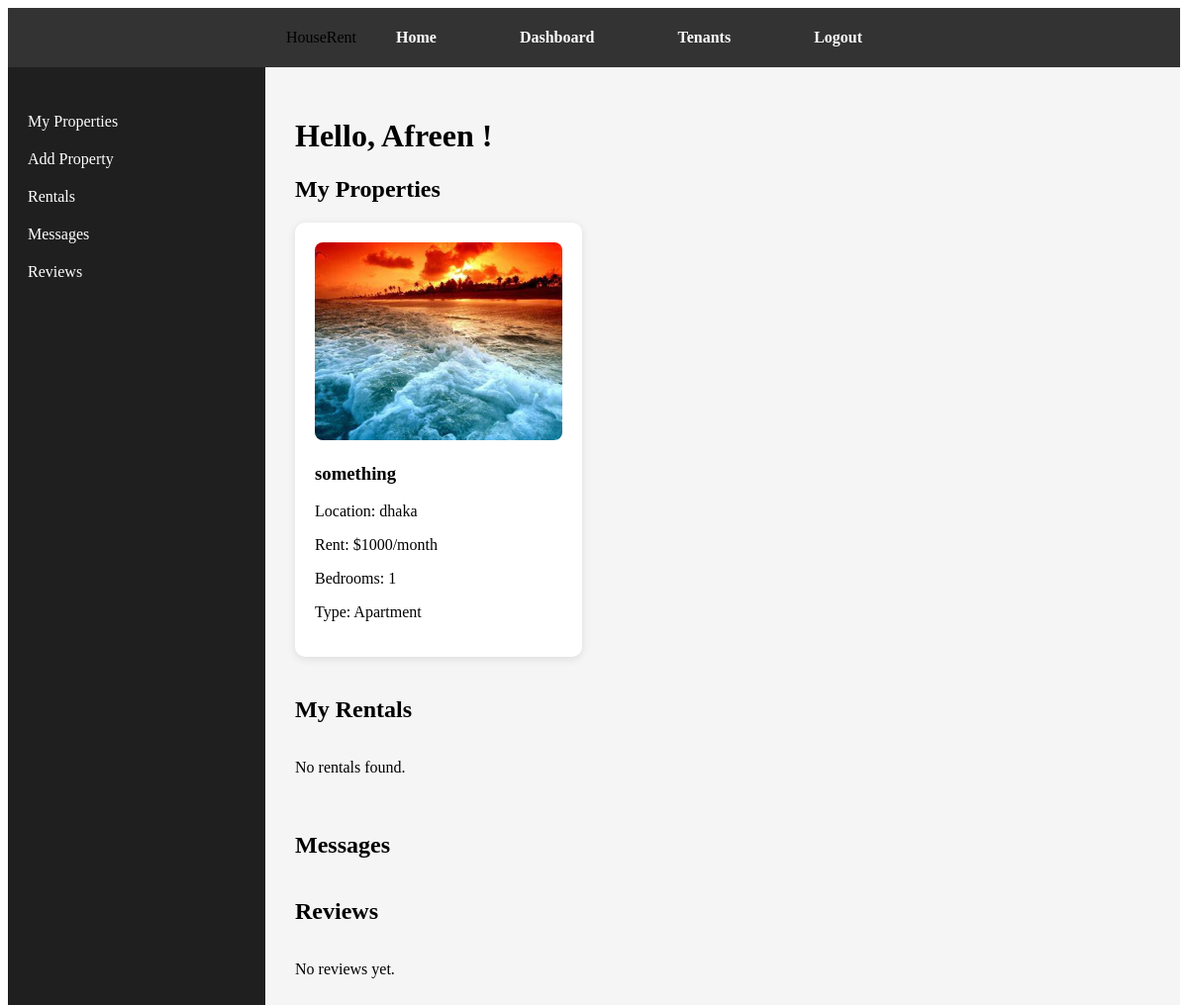
Page /php/landlord.php (signed in) on the committed database.
### tables this page shows
CREATE TABLE `properties` (
  `id` int(11) NOT NULL,
  `property_name` varchar(255) NOT NULL,
  `location` varchar(255) NOT NULL,
  `rent` int(11) NOT NULL,
  `landlord` varchar(100) NOT NULL,
  `image` varchar(255) DEFAULT NULL,
  `bedrooms` int(11) DEFAULT 1,
  `property_type` varchar(50) DEFAULT 'Apartment',
  `description` text DEFAULT NULL,
  `available` tinyint(1) DEFAULT 1,
  `posted_date` date NOT NULL DEFAULT curdate(),
  `featured` tinyint(1) DEFAULT 0,
  `size` varchar(50) DEFAULT NULL,
  `bathrooms` int(11) DEFAULT 1,
  `floor` varchar(50) DEFAULT NULL,
  `parking` tinyint(1) DEFAULT 0,
  `furnished` tinyint(1) DEFAULT 0,
  `map_embed` text DEFAULT NULL,
  `floor_plan` varchar(255) DEFAULT NULL,
  `latitude` decimal(10,6) DEFAULT NULL,
  `longitude` decimal(10,6) DEFAULT NULL,
  `status` enum('Rent','Sell') NOT NULL DEFAULT 'Rent'
);

### php/landlord.php (the view, shortened to what this page needs)
<?php
include 'config.php';
$landlord = $_SESSION['username'];
$sql = "SELECT * FROM properties WHERE landlord = ?";
$stmt = $conn->prepare($sql);
$stmt->bind_param("s", $landlord);
$stmt->execute();
$result = $stmt->get_result();
$sql_rentals = "SELECT r.id AS rental_id, p.property_name, p.location, p.rent, u.name AS tenant_name, r.start_date, r.end_date, r.status
                FROM rentals r
                JOIN properties p ON r.property_id = p.id
                JOIN users u ON r.tenant_id = u.id
                WHERE p.landlord = ?";
$stmt2 = $conn->prepare($sql_rentals);
$stmt2->bind_param("s", $landlord);
$stmt2->execute();
$rentals = $stmt2->get_result();
$sql_reviews = "SELECT r.id AS review_id, r.rating, r.comment, r.created_at, p.property_name, u.name AS tenant_name
                FROM reviews r
                JOIN properties p ON r.property_id = p.id
                JOIN users u ON r.tenant_id = u.id
                WHERE p.landlord = ?
                ORDER BY r.created_at DESC";
$stmt3 = $conn->prepare($sql_reviews);
$stmt3->bind_param("s", $landlord);
$stmt3->execute();
$reviews = $stmt3->get_result();
?>
<!DOCTYPE html>
<html lang="en">
<head>
<link rel="stylesheet" href="../css/landlord.css">
</head>
<body>
<header class="header">
  <div class="logo">HouseRent</div>
  <nav class="nav">
    <a href="index.php">Home</a>
    <a href="landlord.php" class="active">Dashboard</a>
    <a href="tenants.php">Tenants</a>
    <a href="logout.php" onclick="return confirm('Are you really sure you want to logout?');">Logout</a>
  </nav>
</header>
<div class="dashboard-container">
  <aside class="sidebar">
    <ul>
      <li><a href="#my-properties">My Properties</a></li>
      <li><a href="#" id="openModal">Add Property</a></li>
      <li><a href="#rentals">Rentals</a></li>
      <li><a href="#messages">Messages</a></li>
      <li><a href="#reviews">Reviews</a></li>
    </ul>
  </aside>
  <main class="dashboard-content">
    <h1>Hello, <?php echo htmlspecialchars($_SESSION['username']); ?>!</h1>
    <section id="my-properties" class="cards-section">
      <h2>My Properties</h2>
      <div class="cards">
        <?php while($row = $result->fetch_assoc()): ?>
          <div class="card">
            <?php if(!empty($row['image'])): ?>
              <img src="../<?php echo htmlspecialchars($row['image']); ?>" alt="Property Image">
            <?php else: ?>
              <img src="../images/placeholder.jpg" alt="No Image">
            <?php endif; ?>
            <h3><?php echo htmlspecialchars($row['property_name']); ?></h3>
            <p>Location: <?php echo htmlspecialchars($row['location']); ?></p>
            <p>Rent: $<?php echo htmlspecialchars($row['rent']); ?>/month</p>
            <p>Bedrooms: <?php echo htmlspecialchars($row['bedrooms']); ?></p>
            <p>Type: <?php echo htmlspecialchars($row['property_type']); ?></p>
          </div>
        <?php endwhile; ?>
      </div>
    </section>
    <section id="rentals" class="cards-section">
      <h2>My Rentals</h2>
      <div class="cards">
        <?php if($rentals->num_rows > 0): ?>
          <?php while($row = $rentals->fetch_assoc()): ?>
            <div class="card">
              <h3><?php echo htmlspecialchars($row['property_name']); ?></h3>
              <p>Location: <?php echo htmlspecialchars($row['location']); ?></p>
              <p>Tenant: <?php echo htmlspecialchars($row['tenant_name']); ?></p>
              <p>Rent: $<?php echo htmlspecialchars($row['rent']); ?>/month</p>
              <p>Status: <?php echo htmlspecialchars($row['status']); ?></p>
              <p>From: <?php echo $row['start_date']; ?> To: <?php echo $row['end_date']; ?></p>
            </div>
          <?php endwhile; ?>
        <?php else: ?>
          <p>No rentals found.</p>
        <?php endif; ?>
      </div>
    </section>
    <section id="messages" class="cards-section">
      <h2>Messages</h2>
    </section>
    <section id="reviews" class="cards-section">
      <h2>Reviews</h2>
      <div class="cards">
        <?php if($reviews->num_rows > 0): ?>
          <?php while($row = $reviews->fetch_assoc()): ?>
            <div class="card">
              <h3><?php echo htmlspecialchars($row['property_name']); ?></h3>
              <p><strong>Tenant:</strong> <?php echo htmlspecialchars($row['tenant_name']); ?></p>
              <p><strong>Rating:</strong> <?php echo str_repeat('⭐', (int)$row['rating']); ?></p>
              <p><?php echo nl2br(htmlspecialchars($row['comment'])); ?></p>
              <p class="review-date"><?php echo date('d M Y', strtotime($row['created_at'])); ?></p>
            </div>
          <?php endwhile; ?>
        <?php else: ?>
          <p>No reviews yet.</p>
        <?php endif; ?>
      </div>
    </section>
  </main>
</div>
</body>
</html>

### css/landlord.css (style rules this page uses)
.dashboard-container { display: flex; min-height: calc(100vh - 70px); }
.sidebar { width: 220px; background-color: #1f1f1f; color: white; padding: 20px; }
.sidebar ul { list-style: none; padding: 0; }
.sidebar ul li a { color: white; display: block; padding: 10px 0; text-decoration: none; }
.header { display: flex; justify-content: center; align-items: center; background-color: #333; height: 5vw; }
.header a { text-decoration: none; color: #fafafa; font-weight: 500; margin: 25px; padding: 5px 15px; font-weight: bold; }
.dashboard-content { flex: 1; padding: 30px; background-color: #f5f5f5; }
.cards-section { margin-bottom: 40px; }
.cards { display: flex; gap: 20px; flex-wrap: wrap; }
.card { background-color: white; padding: 20px; border-radius: 10px; width: 250px; box-shadow: 0 2px 8px rgba(0,0,0,0.1); }
.cards .card img { width: 100%; height: 200px; object-fit: cover; border-radius: 8px; }

### rows in the picture
properties: image (picture), property_name "something", location "dhaka", rent "1000", bedrooms "1", property_type "Apartment"

### other values in the picture
$_SESSION['username'] "Afreen"
